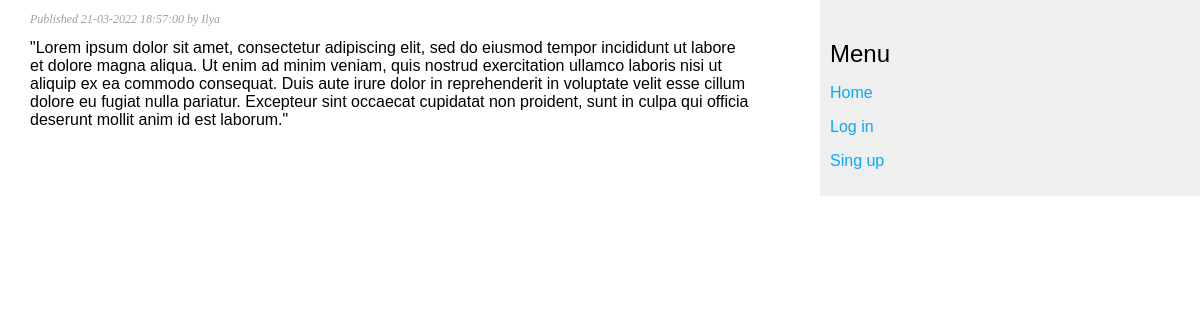
The page /blog/18 on the database its author committed.
### tables this page shows
CREATE TABLE messages (
    message_id INTEGER UNIQUE PRIMARY KEY AUTOINCREMENT,
    author INTEGER,
    published TEXT,
    body TEXT,
    link TEXT
);

### routers/blog.py (the view)
@router.get("/{message_id}", response_class=HTMLResponse)
async def get_message_detail(request: Request,
                             message_id: int):
    current_user = security.get_current_user(request)
    db_result = message_database.get_message_details(message_id=message_id)
    if db_result:
        message = Message(**db_result)
        return templates.TemplateResponse("blog/detail.html", {"request": request,
                                                               "current_user": current_user,
                                                               "message": message})
    else:
        return RedirectResponse(url='/blog/')

### templates/blog/detail.html (shortened to what this page needs)
{% extends "./base.html" %}
{% block content %}
    <p class="date">Published {{ message.published }} by {{ message.author }}</p>
    {{message.body}}
{% endblock %}

### static/css/blog.css (style rules this page uses)
body { margin:0; padding:0; font-family:helvetica, sans-serif; }
p.date { color: #a1a1a1; font-family: georgia, serif; font-size: 12px; font-style: italic; }

### rows shown on the page
messages: published "21-03-2022 18:57:00", author "Ilya", body "\"Lorem ipsum dolor sit amet, consectetur adipiscing elit, sed do eiusmod tempor incididunt ut labore et dolore magna aliqua. Ut enim ad minim veniam, quis nostrud exercitation ullamco laboris nisi ut aliquip ex ea commodo consequat. Duis aute irure dolor in reprehenderit in voluptate velit esse cillum dolore eu fugiat nulla pariatur. Excepteur sint occaecat cupidatat non proident, sunt in culpa qui officia deserunt mollit anim id est laborum.\""
